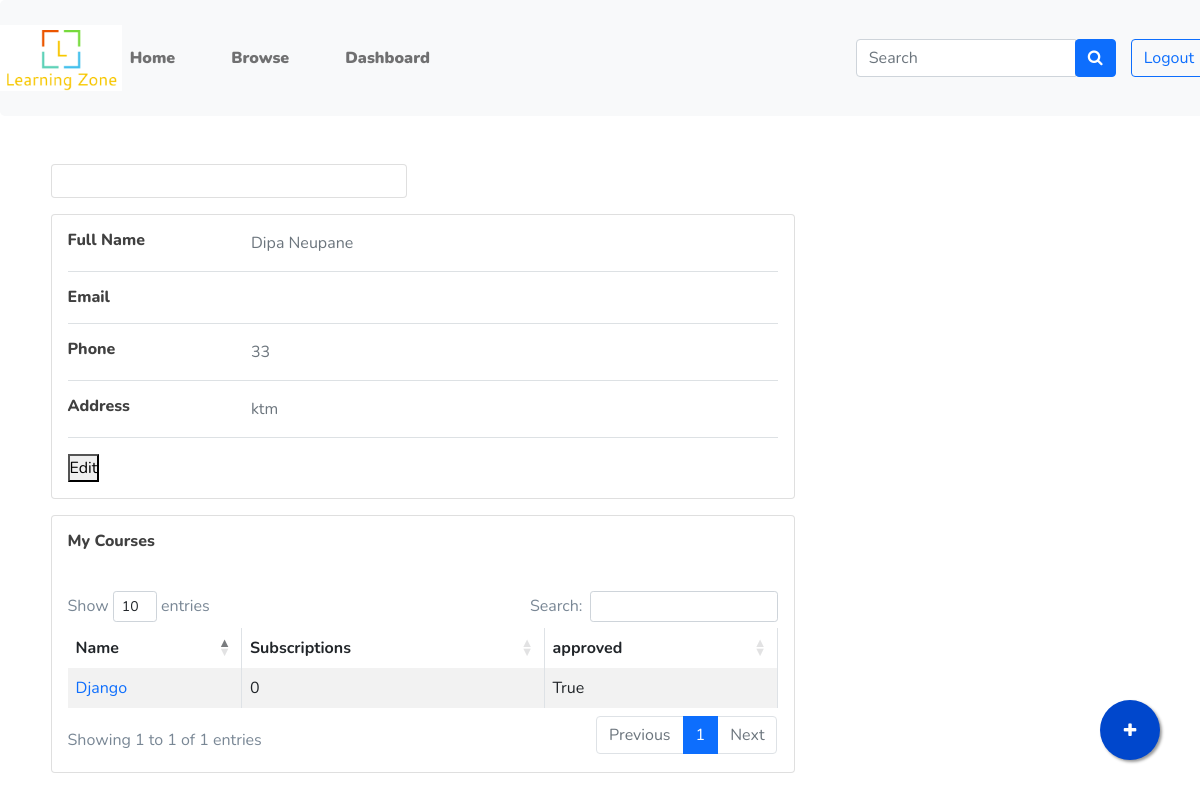
/dashboard/ (signed in), run on an earlier commit of the app's database.
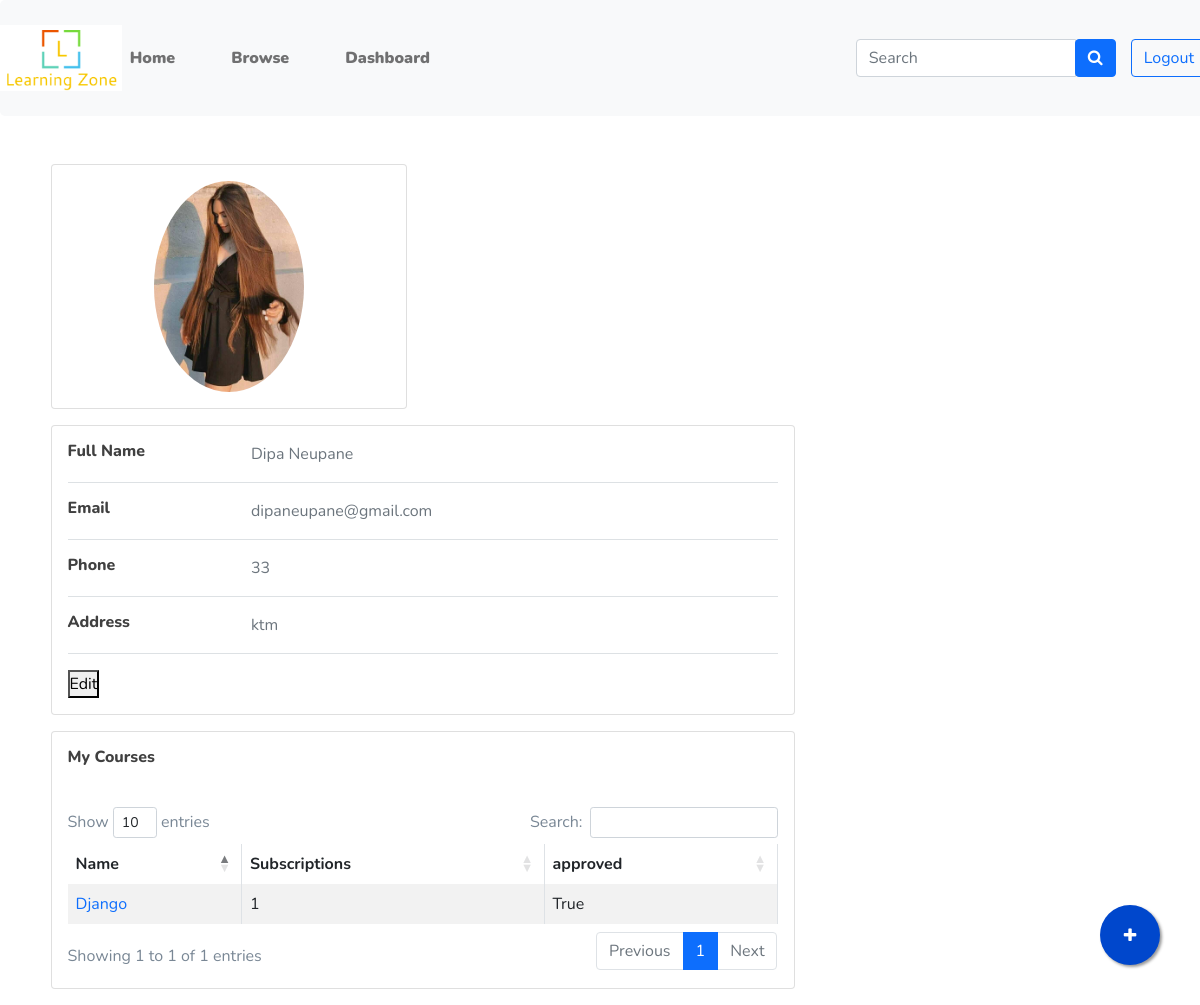
And on a later commit of the database.
### main/models.py (models this page shows, shortened)
class User(AbstractUser):
  USER_TYPE_CHOICES = (
      (1, 'student'),
      (2, 'teacher'),
      (3, 'admin'),
  )
  user_type = models.PositiveSmallIntegerField(choices=USER_TYPE_CHOICES, default=3)

class Teacher(models.Model):
    user = models.OneToOneField(User, on_delete=models.CASCADE)
    cv = models.FileField(upload_to='cvs/')
    bio = models.CharField(null=True, max_length=100, blank=True)
    address = models.CharField(max_length=100, blank=True)
    photo = models.FileField(null=True, blank=True)
    phone = models.CharField(null=True, max_length=20, blank=True)
    approved = models.BooleanField(default=False)
    @property
    def all_courses(self):
        return Course.objects.filter(uploaded_by=self)

class Course(models.Model):
    name = models.CharField(max_length=100)
    uploaded_by = models.ForeignKey(Teacher, on_delete=models.CASCADE)
    description = models.TextField(max_length=1000)
    category = models.ForeignKey(Categories, on_delete=models.SET_NULL, null=True)
    approved = models.BooleanField(default=False)
    approval_message = models.CharField(max_length=200, null=True, blank=True)
    @property
    def subscriptions(self):
        return Subscription.objects.filter(course=self).count()

### main/views.py (the view, shortened to what this page needs)
# urls.py: path('dashboard/', views.dashboard, name='dashboard'),
def dashboard(request):
    print(request.user.user_type)
    if request.user.is_authenticated:
        if request.user.user_type==1:
            student=request.user.student
            context={
                        'subscriptions': request.user.student.get_subscriptions(),
                        'completed': models.Subscription.objects.filter(student=student, completed=True),
                        'student': student,
                        'pending_meetings': student.get_pending_meetings(),
                    }
            if request.method == 'GET':
                if request.GET.get('edit'):
                    context={
                        'subscriptions': request.user.student.get_subscriptions(),
                        'student': request.user.student,
                        'profile_edit_form': forms.ProfileEditForm(instance=request.user.student),
                        'user_edit_form': forms.UserEditForm(instance=request.user),
                    }
                return render(request, 'student/dashboard.html', context)
            elif request.method == 'POST':
                pf = forms.ProfileEditForm(request.POST, request.FILES, instance=request.user.student)
                uf = forms.UserEditForm(request.POST, instance=request.user)
                if pf.is_valid() and uf.is_valid():
                    uf.save()
                    pf.save()
                else:
                    print(pf.errors)
                    print(uf.errors)
                return render(request, 'student/dashboard.html', context)
        elif request.user.user_type==2:
            teacher=request.user.teacher
            context={
                        'courses': teacher.all_courses,
                        'teacher': teacher,
                    }
            if request.method == 'GET':
                return render(request, 'teacher/dashboard.html', context)
    else:
        return redirect(reverse('index'))

### main/templates/teacher/dashboard.html (shortened to what this page needs)
{% extends '../base.html'%}
{% load tags%}
{% block content %}
<div class="mt-5 container">
    <div class="main-body">
        <div class="row gutters-sm">
            <div class="col-md-4 mb-3">
                <div class="card">
                    <div class="card-body">
                        <div class="d-flex flex-column align-items-center text-center">
                            {% if request.user.teacher.photo %}<img src="{{request.user.teacher.photo.url}}" alt="Admin"
                                class="rounded-circle" width="150">{% endif %}
                        </div>
                    </div>
                </div>
            </div>
        </div>
        <div class="col-md-8">
            {% if profile_edit_form %}
            <div class="card mb-3">
                <div class="card-body">
                    <form method="POST" action="{% url 'dashboard'%}" enctype="multipart/form-data">
                        {% csrf_token %}
                        <div class="row">
                            <div class="col-sm-3">
                                <h6 class="mb-0">Photo</h6>
                            </div>
                            <div class="col-sm-9 text-secondary">
                                {{profile_edit_form.photo}}
                            </div>
                        </div>
                        <hr>
                        <div class="row">
                            <div class="col-sm-3">
                                <h6 class="mb-0">First Name</h6>
                            </div>
                            <div class="col-sm-9 text-secondary">
                                {{user_edit_form.first_name}}
                            </div>
                        </div>
                        <hr>
                        <div class="row">
                            <div class="col-sm-3">
                                <h6 class="mb-0">Last Name</h6>
                            </div>
                            <div class="col-sm-9 text-secondary">
                                {{user_edit_form.last_name}}
                            </div>
                            <div class="col-sm-3">
                                <h6 class="mb-0">Email</h6>
                            </div>
                            <div class="col-sm-9 text-secondary">
                                {{user_edit_form.email}}
                            </div>
                        </div>
                        <hr>
                        <div class="row">
                            <div class="col-sm-3">
                                <h6 class="mb-0">Address</h6>
                            </div>
                            <div class="col-sm-9 text-secondary">
                                {{profile_edit_form.address}}
                            </div>
                        </div>
                        <hr>
                        <div class="row">
                            <div class="col-sm-3">
                                <h6 class="mb-0">Phone</h6>
                            </div>
                            <div class="col-sm-9 text-secondary">
                                {{profile_edit_form.phone}}
                            </div>
                        </div>
                        <hr>
                        <div class="row">
                            <div class="col-sm-3">
                                <h6 class="mb-0">CV</h6>
                            </div>
                            <div class="col-sm-9 text-secondary">
                                {{profile_edit_form.cv}}
                            </div>
                        </div>
                        <hr>
                        <div class="row">
                            <div class="col-sm-12">
                                <input type="submit">
                            </div>
                        </div>
                    </form>
                </div>
            </div>
            {% else %}
            <div class="card mb-3">
                <div class="card-body">
                    <div class="row">
                        <div class="col-sm-3">
                            <h6 class="mb-0">Full Name</h6>
                        </div>
                        <div class="col-sm-9 text-secondary">
                            {{request.user.first_name}} {{request.user.last_name}}
                        </div>
                    </div>
                    <hr>
                    <div class="row">
                        <div class="col-sm-3">
                            <h6 class="mb-0">Email</h6>
                        </div>
                        <div class="col-sm-9 text-secondary">
                            {{request.user.email}}
                        </div>
                    </div>
                    <hr>
                    <div class="row">
                        <div class="col-sm-3">
                            <h6 class="mb-0">Phone</h6>
                        </div>
                        <div class="col-sm-9 text-secondary">
                            {{teacher.phone}}
                        </div>
                    </div>
                    <hr>
                    <div class="row">
                        <div class="col-sm-3">
                            <h6 class="mb-0">Address</h6>
                        </div>
                        <div class="col-sm-9 text-secondary">
                            {{teacher.address}}
                        </div>
                    </div>
                    <hr>
                    <div class="row">
                        <div class="col-sm-12">
                            <form method="GET" action="{% url 'dashboard'%}">
                                <button type="submit">Edit</button>
                            </form>
                        </div>
                    </div>
                </div>
            </div>
            <div class="row gutters-sm">
                <div class="col-sm mb-3">
                  <div class="card h-100">
                    <div class="card-body">
                      <h6 class="d-flex align-items-center mb-3">My Courses</h6><br>
                      <table id="example" class="table table-striped table-bordered">
                        <thead>
                            <tr>
                                <th>Name</th>
                                <th>Subscriptions</th>
                                <th>approved</th>
                            </tr>
                        </thead>
                        <tbody>
                            {% for course in courses %}
                            <tr>
                                <td><a class="text-decoration-none" href="{% url 'course_details' course.id %}">{{course.name}}</a></td>
                                <td>{{course.subscriptions}}</td>
                                <td>{{course.approved}}</td>
                            </tr>
                            {% endfor %}
                        </tbody>
                    </table>
                    </div>
                  </div>
                </div>
              </div>
            {% endif %}
        </div>
<a href="#" class="float" onclick="return add_course()">
<i class="fa fa-plus my-float"></i>
</a>
    </div>
</div>
</div>
{% endblock %}

### main/templates/base.html (shortened to what this page needs)
{% load static %}
<!doctype html>
<html lang="en">
<head>
  <link rel="stylesheet" href="https://maxcdn.bootstrapcdn.com/font-awesome/4.7.0/css/font-awesome.min.css">
  <link href="https://cdn.jsdelivr.net/npm/bootstrap@5.1.0/dist/css/bootstrap.min.css" rel="stylesheet"
>
  <link rel="stylesheet" href="https://cdn.datatables.net/1.11.0/css/dataTables.bootstrap4.min.css">
  <link rel="stylesheet" href="{% static 'css/slick.css'%}">
  <link rel="stylesheet" href="{% static 'css/font-awesome.min.css'%}">
  <link rel="stylesheet" href="{% static 'css/LineIcons.css'%}">
  <link rel="stylesheet" href="{% static 'css/animate.css'%}">
  <link rel="stylesheet" href="{% static 'css/magnific-popup.css'%}">
  <link rel="stylesheet" href="{% static 'css/default.css'%}">
  <link rel="stylesheet" href="{% static 'css/style.css'%}">
  <link rel="stylesheet" href="https://cdnjs.cloudflare.com/ajax/libs/tempusdominus-bootstrap-4/5.1.2/css/tempusdominus-bootstrap-4.min.css" />
  <link rel="stylesheet" href="{% static 'css/custom.css'%}">
</head>
<body>
  <div class="main-body-custom">
  <nav class="navbar navbar-expand-lg navbar-light bg-light">
    <img style=" width: 10%;height: 10%; " src="{% static 'icon.png'%}" style=" margin-left: 60px;">
    <div class="collapse navbar-collapse" id="navbarNav" >
      <ul class="navbar-nav">
        <li class="nav-item">
          <a class="nav-link" href="{% url 'index'%}"><strong>Home</strong></a>
        </li>
        <li class="nav-item">
          <a class="nav-link" href="{% url 'browse'%}"><strong>Browse</strong></a>
        </li>
        <li class="nav-item">
          {% if request.user.is_authenticated %}
          <a class="nav-link" href="{% url 'dashboard'%}"><strong>Dashboard</strong></a>
          {% else %}
          <a class="nav-link disabled" href="#">Profile</a>
          {% endif %}
        </li>
      </ul>
    </div>
    <div class="d-flex" style="margin-right: 15px;">
      <form class="form-inline">
        <div class="input-group">
          <input type="text" class="form-control" placeholder="Search">
          <div class="input-group-append">
            <button type="button" class="btn btn-primary"><i class="fa fa-search"></i></button>
          </div>
        </div>
      </form>
    </div>
    <div class="navbar-nav">
      <a href="{% url 'login' %}" class="btn btn-outline-primary mr-10" role="button">
        {% if request.user.is_authenticated %} Logout {% else %} Login {%endif%}</a>
    </div>
  </nav>
    {% block content %}
    {% endblock %}
</body>
</html>

### main/static/css/default.css (style rules this page uses)
.mt-5 { margin-top: 5px; }
.mr-10 { margin-right: 10px; }

### main/static/css/style.css (style rules this page uses)
body { font-family: "Nunito", sans-serif; font-weight: normal; font-style: normal; color: #798795; overflow-X: hidden; }
* { margin: 0; padding: 0; -webkit-box-sizing: border-box; -moz-box-sizing: border-box; box-sizing: border-box; }
img { max-width: 100%; }
i, span, a { display: inline-block; }
audio, canvas, iframe, img, svg, video { vertical-align: middle; }
h1, h2, h3, h4, h5, h6 { font-family: "Nunito", sans-serif; font-weight: 800; color: #404040; margin: 0px; }
h6 { font-size: 16px; }
ul, ol { margin: 0px; padding: 0px; list-style-type: none; }
.navbar { padding: 25px 0; border-radius: 5px; position: relative; -webkit-transition: all 0.3s ease-out 0s; -moz-transition: all 0.3s ease-out 0s; -ms-transition: all 0.3s ease-out 0s; -o-transition: all 0.3s ease-out 0s; transition: all 0.3s ease-out 0s; }
.navbar-nav .nav-item { margin-left: 40px; position: relative; }
.navbar-nav .nav-item:first-child { margin-left: 0; }
.navbar-nav .nav-item a { font-size: 16px; font-weight: 900; color: #222; -webkit-transition: all 0.3s ease-out 0s; -moz-transition: all 0.3s ease-out 0s; -ms-transition: all 0.3s ease-out 0s; -o-transition: all 0.3s ease-out 0s; transition: all 0.3s ease-out 0s; padding: 10px 0; position: relative; font-family: "Nunito", sans-serif; }

### main/static/css/custom.css (style rules this page uses)
.float { position:fixed; width:60px; height:60px; bottom:40px; right:40px; background-color:rgb(0, 71, 204); color:#FFF; border-radius:50px; text-align:center; box-shadow: 2px 2px 3px #999; }
.my-float { margin-top:22px; }

### main/templates/base.html (style rules this page uses)
.main-body-custom { position: absolute; top: 0; bottom: 0; left: 0; right: -17px; overflow-y: scroll; }

What changed in the data, as far as the page shows it:
changed User "Dipa": user.teacher.photo: picture added; user.email (not shown) → "dipaneupane@gmail.com"
computed for Course "Django": subscriptions "0" → "1"
